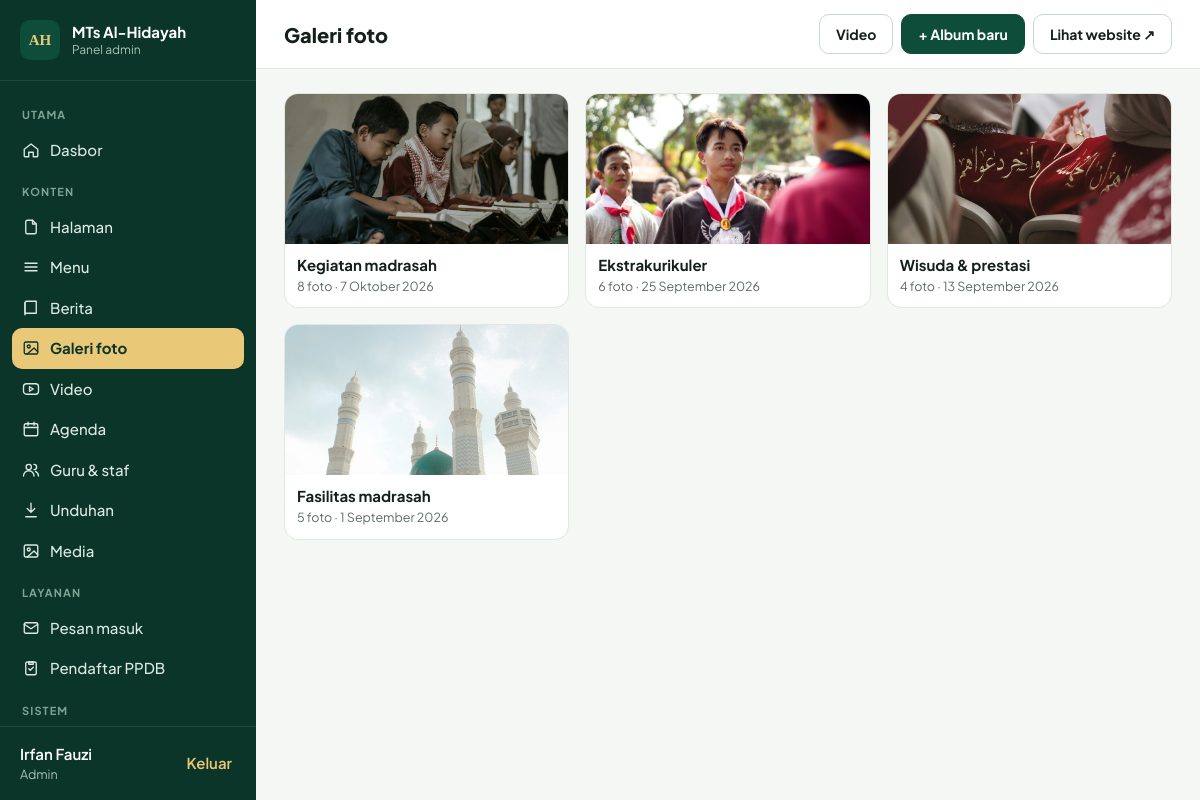
/admin/albums (signed in), run on the app's committed database.
### tables this page shows
CREATE TABLE users (id INTEGER PRIMARY KEY AUTOINCREMENT, name VARCHAR(255) NOT NULL, username VARCHAR(100) NOT NULL UNIQUE, password VARCHAR(255) NOT NULL, role VARCHAR(20) NOT NULL DEFAULT 'editor', created_at VARCHAR(19), last_login VARCHAR(19));

CREATE TABLE albums (id INTEGER PRIMARY KEY AUTOINCREMENT, title VARCHAR(255) NOT NULL, slug VARCHAR(191) NOT NULL UNIQUE, description TEXT, cover VARCHAR(255), event_date VARCHAR(10), created_at VARCHAR(19));

### app/admin.php (called while the page is built, shortened)
<?php
function admin_route(string $path, string $method): void
{
    $parts = $path === '' ? [] : explode('/', $path);
    $section = $parts[0] ?? '';
    $action = $parts[1] ?? '';
    $id = isset($parts[2]) ? (int)$parts[2] : 0;
    require_login();
    match ($section) {
        '' => admin_dashboard(),
        'pages' => admin_pages($action, $id, $method),
        'menus' => admin_menus($action, $id, $method),
        'posts' => admin_posts($action, $id, $method),
        'albums' => admin_albums($action, $id, $method),
        'messages' => admin_messages($action, $id, $method),
        'ppdb' => admin_ppdb($action, $id, $method),
        'media' => admin_media($action, $id, $method),
        'settings' => admin_settings($method),
        'users' => admin_users($action, $id, $method),
        'profile' => admin_profile($method),
        default => isset(crud_defs()[$section]) ? admin_crud($section, $action, $id, $method) : admin_404(),
    };
}
function admin_layout(string $title, string $content, string $active = '', array $opts = []): void
{
    view('admin/layout', ['title' => $title, 'content' => $content, 'active' => $active, 'actions' => $opts['actions'] ?? '', 'wide' => $opts['wide'] ?? false]);
}
function admin_albums(string $action, int $id, string $method): void
{
    $list = rows('SELECT a.*, (SELECT COUNT(*) FROM photos p WHERE p.album_id = a.id) AS n, (SELECT file FROM photos p WHERE p.album_id = a.id ORDER BY sort, id LIMIT 1) AS first FROM albums a ORDER BY event_date DESC, id DESC');
    admin_layout('Galeri foto', render_to_string('admin/albums', ['list' => $list]), 'albums',
        ['actions' => '<a class="btn ghost" href="' . e(url('admin/videos')) . '">Video</a><a class="btn" href="' . e(url('admin/albums/edit/0')) . '">+ Album baru</a>']);
}

### app/db.php (called while the page is built, shortened)
<?php
function db(): PDO
{
    static $pdo = null;
    if ($pdo) return $pdo;
    global $CONFIG;
    if (($CONFIG['db_driver'] ?? 'sqlite') === 'mysql') {
        $dsn = sprintf('mysql:host=%s;port=%d;dbname=%s;charset=utf8mb4',
            $CONFIG['mysql_host'], (int)($CONFIG['mysql_port'] ?? 3306), $CONFIG['mysql_database']);
        $pdo = new PDO($dsn, $CONFIG['mysql_user'], $CONFIG['mysql_password']);
    } else {
        $path = $CONFIG['sqlite_path'] ?? ROOT . '/storage/database.sqlite';
        $pdo = new PDO('sqlite:' . $path);
        $pdo->exec('PRAGMA foreign_keys = ON; PRAGMA journal_mode = WAL;');
    }
    $pdo->setAttribute(PDO::ATTR_ERRMODE, PDO::ERRMODE_EXCEPTION);
    $pdo->setAttribute(PDO::ATTR_DEFAULT_FETCH_MODE, PDO::FETCH_ASSOC);
    return $pdo;
}
function q(string $sql, array $params = []): PDOStatement
{
    $st = db()->prepare($sql);
    $st->execute($params);
    return $st;
}
function row(string $sql, array $params = []): ?array
{
    $r = q($sql, $params)->fetch();
    return $r ?: null;
}
function rows(string $sql, array $params = []): array
{
    return q($sql, $params)->fetchAll();
}
function val(string $sql, array $params = [])
{
    $v = q($sql, $params)->fetchColumn();
    return $v === false ? null : $v;
}

### app/auth.php (called while the page is built, shortened)
<?php
function current_user(): ?array
{
    static $u = false;
    if ($u === false) {
        $u = !empty($_SESSION['uid']) ? row('SELECT id, name, username, role FROM users WHERE id = ?', [$_SESSION['uid']]) : null;
    }
    return $u;
}
function is_admin(): bool
{
    return (current_user()['role'] ?? '') === 'admin';
}
function require_login(): void
{
    if (!current_user()) redirect('admin/login');
}

### app/views/admin/albums.php (the view, shortened to what this page needs)
<div class="card-grid">
<?php foreach ($list as $a): ?>
  <a class="album-card" href="<?= e(url('admin/albums/edit/' . $a['id'])) ?>">
    <span class="album-thumb"><?php $c = $a['cover'] ?: $a['first']; if ($c): ?><img src="<?= e(media($c)) ?>" alt=""><?php endif ?></span>
    <strong><?= e($a['title']) ?></strong>
    <small><?= (int)$a['n'] ?> foto · <?= e(tgl($a['event_date'])) ?></small>
  </a>
<?php endforeach ?>
</div>

### index.php (shortened to what this page needs)
<?php
$path = trim(rawurldecode(parse_url($_SERVER['REQUEST_URI'] ?? '/', PHP_URL_PATH) ?: '/'), '/');
$base = trim(base_path(), '/');
$method = $_SERVER['REQUEST_METHOD'] ?? 'GET';
if ($path === 'admin' || str_starts_with($path, 'admin/')) {
    require APP . '/admin.php';
    admin_route(substr($path, 6) ?: '', $method);
    exit;
}

### app/views/admin/layout.php (shortened to what this page needs)
<?php
$u = current_user();
$unread = (int)val('SELECT COUNT(*) FROM messages WHERE is_read = 0');
$newPpdb = (int)val("SELECT COUNT(*) FROM ppdb WHERE status = 'baru'");
$nav = [
    'Utama' => [['dashboard', 'Dasbor', 'admin', 'home']],
    'Konten' => [
        ['pages', 'Halaman', 'admin/pages', 'file'], ['menus', 'Menu', 'admin/menus', 'menu'], ['posts', 'Berita', 'admin/posts', 'book'],
        ['albums', 'Galeri foto', 'admin/albums', 'image'], ['videos', 'Video', 'admin/videos', 'youtube'], ['agenda', 'Agenda', 'admin/agenda', 'calendar'],
        ['staff', 'Guru & staf', 'admin/staff', 'users'], ['downloads', 'Unduhan', 'admin/downloads', 'download'], ['media', 'Media', 'admin/media', 'image'],
    ],
    'Layanan' => [['messages', 'Pesan masuk', 'admin/messages', 'mail', $unread], ['ppdb', 'Pendaftar PPDB', 'admin/ppdb', 'clipboard', $newPpdb]],
    'Sistem' => array_merge(is_admin() ? [['settings', 'Pengaturan', 'admin/settings', 'star'], ['users', 'Pengguna', 'admin/users', 'user']] : [], [['profile', 'Profil saya', 'admin/profile', 'user']]),
];
?><!doctype html>
<html lang="id">
<head>
<title><?= e($title) ?> · Admin <?= e(setting('site_name', 'MTs Al-Hidayah')) ?></title>
<link rel="stylesheet" href="<?= e(url('assets/css/admin.css')) ?>?v=1">
</head>
<body class="admin">
<aside class="side" id="side">
  <a class="side-brand" href="<?= e(url('admin')) ?>"><span class="logo-mark">AH</span><span><strong><?= e(setting('site_name', 'MTs Al-Hidayah')) ?></strong><small>Panel admin</small></span></a>
  <nav aria-label="Menu admin">
    <?php foreach ($nav as $group => $items): ?>
      <span class="side-group"><?= e($group) ?></span>
      <?php foreach ($items as $it): ?>
        <a href="<?= e(url($it[2])) ?>" class="<?= $active === $it[0] ? 'on' : '' ?>"<?= $active === $it[0] ? ' aria-current="page"' : '' ?>><?= icon($it[3]) ?><span><?= e($it[1]) ?></span><?php if (!empty($it[4])): ?><em class="count"><?= (int)$it[4] ?></em><?php endif ?></a>
      <?php endforeach ?>
    <?php endforeach ?>
  </nav>
  <div class="side-foot">
    <span><?= e($u['name']) ?><small><?= $u['role'] === 'admin' ? 'Admin' : 'Editor' ?></small></span>
    <form method="post" action="<?= e(url('admin/logout')) ?>"><?= csrf_field() ?><button class="link-btn" type="submit">Keluar</button></form>
  </div>
</aside>
<div class="main">
  <header class="topbar">
    <h1><?= e($title) ?></h1>
    <div class="top-actions"><?= $actions ?><a class="btn ghost" href="<?= e(url('')) ?>" target="_blank" rel="noopener">Lihat website ↗</a></div>
  </header>
  <div class="content<?= $wide ? ' wide' : '' ?>">
    <?= $content ?>
  </div>
</div>
</body>
</html>

### app/helpers.php (shortened to what this page needs)
<?php
function e(?string $s): string
{
    return htmlspecialchars((string)$s, ENT_QUOTES | ENT_SUBSTITUTE, 'UTF-8');
}
function base_path(): string
{
    static $base = null;
    if ($base === null) {
        $dir = str_replace('\\', '/', dirname($_SERVER['SCRIPT_NAME'] ?? '/'));
        $base = rtrim($dir, '/');
    }
    return $base;
}
function url(string $path = ''): string
{
    return base_path() . '/' . ltrim($path, '/');
}
function media(?string $path): string
{
    return url($path);
}
function setting(string $key, string $default = ''): string
{
    static $cache = null;
    if ($cache === null) {
        $cache = [];
        foreach (db()->query('SELECT k, v FROM settings') as $r) $cache[$r['k']] = (string)$r['v'];
    }
    return array_key_exists($key, $cache) && $cache[$key] !== '' ? $cache[$key] : $default;
}
function view(string $name, array $vars = []): void
{
    extract($vars, EXTR_SKIP);
    require APP . '/views/' . $name . '.php';
}
function render_to_string(string $name, array $vars = []): string
{
    view($name, $vars);
    return (string)ob_get_clean();
}
function tgl(?string $date, bool $withDay = false): string
{
    $t = strtotime($date);
    $bulan = ['', 'Januari', 'Februari', 'Maret', 'April', 'Mei', 'Juni', 'Juli', 'Agustus', 'September', 'Oktober', 'November', 'Desember'];
    $hari = ['Minggu', 'Senin', 'Selasa', 'Rabu', 'Kamis', 'Jumat', 'Sabtu'];
    $s = date('j', $t) . ' ' . $bulan[(int)date('n', $t)] . ' ' . date('Y', $t);
    return $withDay ? $hari[(int)date('w', $t)] . ', ' . $s : $s;
}
function icon(string $name, string $class = 'ic'): string
{
    return '<svg class="' . e($class) . '" viewBox="0 0 24 24" aria-hidden="true">' . ($p[$name] ?? $p['arrow']) . '</svg>';
}

### assets/css/admin.css (style rules this page uses)
:root { --green:#0E4D3A;--green-dark:#0A3528;--gold:#E9C978;--ink:#15201B;--ink2:#3D4A44;--muted:#5F6B65;--line:#E1E7E2;--soft:#F3F6F2;--soft2:#E7F0EB;--input:#C9D6CE;--danger:#B42318 }
* { box-sizing:border-box }
body { margin:0;font-family:'Plus Jakarta Sans',system-ui,sans-serif;color:var(--ink);background:#F5F7F5;font-size:15px;line-height:1.5 }
a { color:var(--green) }
h1,h2,h3 { margin:0;line-height:1.25 }
.ic { width:18px;height:18px;fill:none;stroke:currentColor;stroke-width:1.8;stroke-linecap:round;stroke-linejoin:round;flex:none }
.btn { display:inline-flex;align-items:center;justify-content:center;gap:8px;min-height:40px;padding:0 16px;border-radius:10px;border:1px solid var(--green);background:var(--green);color:#fff;font:inherit;font-weight:700;font-size:14px;cursor:pointer;text-decoration:none;white-space:nowrap }
.btn.ghost { background:#fff;color:var(--ink);border-color:var(--input) }
.link-btn { background:none;border:0;color:var(--green);font:inherit;font-weight:600;cursor:pointer;padding:4px }
.logo-mark { width:40px;height:40px;border-radius:10px;background:var(--green);color:var(--gold);display:inline-flex;align-items:center;justify-content:center;font-family:Amiri,Georgia,serif;font-weight:700;flex:none }
.side { position:fixed;inset:0 auto 0 0;width:256px;background:var(--green-dark);color:#CFE0D7;display:flex;flex-direction:column;z-index:30 }
.side-brand { display:flex;gap:12px;align-items:center;padding:20px;color:#fff;text-decoration:none;border-bottom:1px solid #1D4A3B }
.side-brand span:last-child { display:flex;flex-direction:column;line-height:1.25 }
.side-brand small { color:#A9C2B5;font-size:12px }
.side nav { flex:1;overflow-y:auto;padding:12px }
.side-group { display:block;font-size:11px;letter-spacing:.1em;text-transform:uppercase;color:#7FA394;padding:14px 10px 6px;font-weight:700 }
.side nav a { display:flex;align-items:center;gap:10px;padding:9px 10px;border-radius:10px;color:#DCE8E1;text-decoration:none;font-weight:500 }
.side nav a.on { background:var(--gold);color:var(--green-dark);font-weight:700 }
.side-foot { padding:16px 20px;border-top:1px solid #1D4A3B;display:flex;justify-content:space-between;align-items:center;gap:8px }
.side-foot span { display:flex;flex-direction:column;color:#fff;font-weight:600 }
.side-foot small { color:#A9C2B5;font-weight:400 }
.side-foot .link-btn { color:var(--gold) }
.main { margin-left:256px;min-height:100vh }
.topbar { position:sticky;top:0;z-index:20;background:#fff;border-bottom:1px solid var(--line);display:flex;align-items:center;gap:16px;padding:14px 28px }
.topbar h1 { font-size:20px;font-weight:800;flex:1 }
.top-actions { display:flex;flex-wrap:wrap;gap:8px }
.content { padding:24px 28px 64px;max-width:1240px;display:flex;flex-direction:column;gap:20px }
.card-grid { display:grid;grid-template-columns:repeat(auto-fill,minmax(220px,1fr));gap:16px }
.album-card { background:#fff;border:1px solid var(--line);border-radius:14px;overflow:hidden;text-decoration:none;color:var(--ink);display:flex;flex-direction:column }
.album-thumb { display:block;height:150px;background:var(--soft) }
.album-thumb img { width:100%;height:100%;object-fit:cover }
.album-card strong { padding:10px 12px 0 }
.album-card small { padding:0 12px 12px;color:var(--muted) }

### data on the page
users: name "Irfan Fauzi"
albums: cover (picture), title "Kegiatan madrasah", n "8", event_date "7 Oktober 2026"
albums: cover (picture), title "Ekstrakurikuler", n "6", event_date "25 September 2026"
albums: cover (picture), title "Wisuda & prestasi", n "4", event_date "13 September 2026"
albums: cover (picture), title "Fasilitas madrasah", n "5", event_date "1 September 2026"

### other printed values
setting('site_name', 'MTs Al-Hidayah') "MTs Al-Hidayah"
$group "UTAMA"
$it[1] "Dasbor"
$group "KONTEN"
$it[1] "Halaman"
$it[1] "Menu"
$it[1] "Berita"
$it[1] "Galeri foto"
$it[1] "Video"
$it[1] "Agenda"
$it[1] "Guru & staf"
$it[1] "Unduhan"
$it[1] "Media"
$group "LAYANAN"
$it[1] "Pesan masuk"
